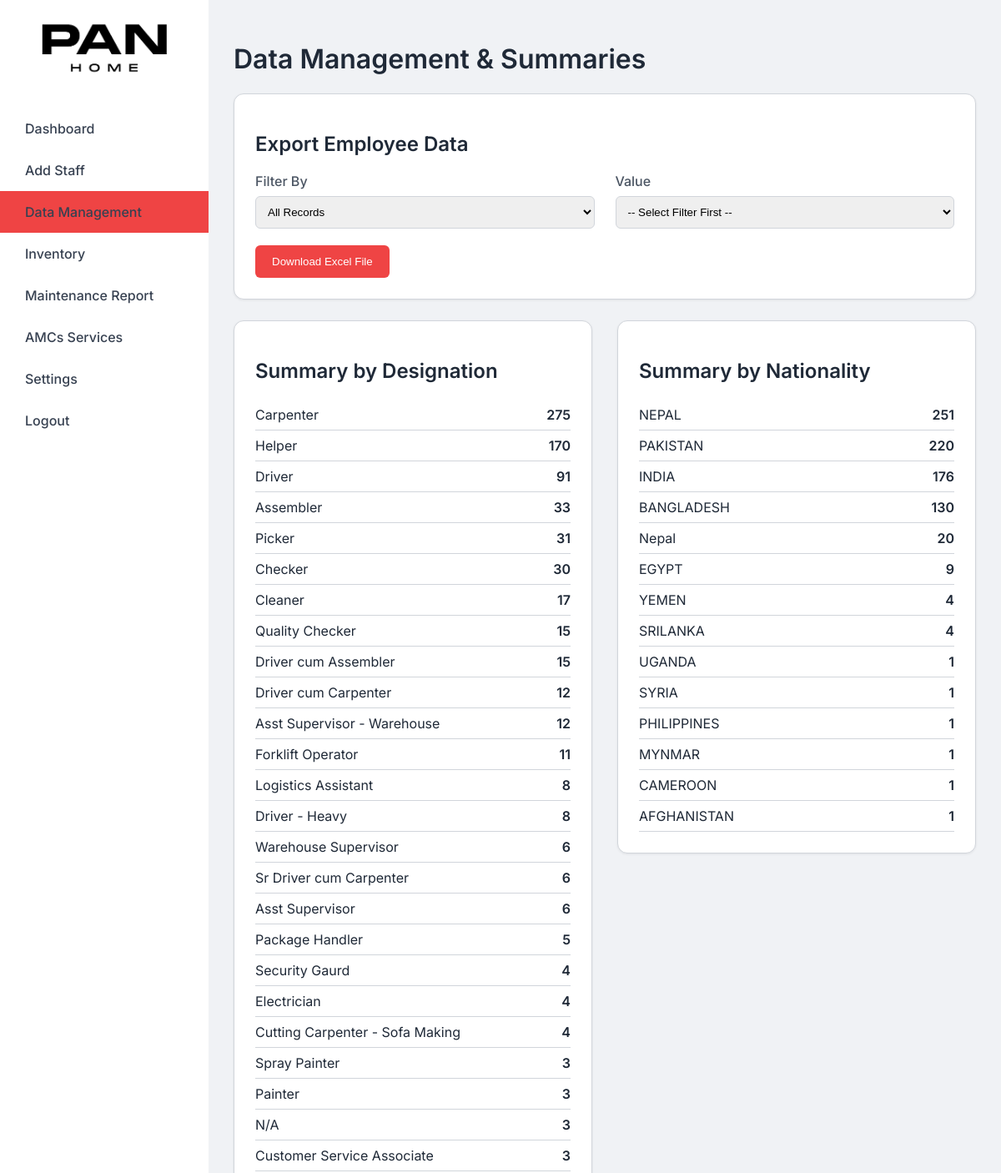
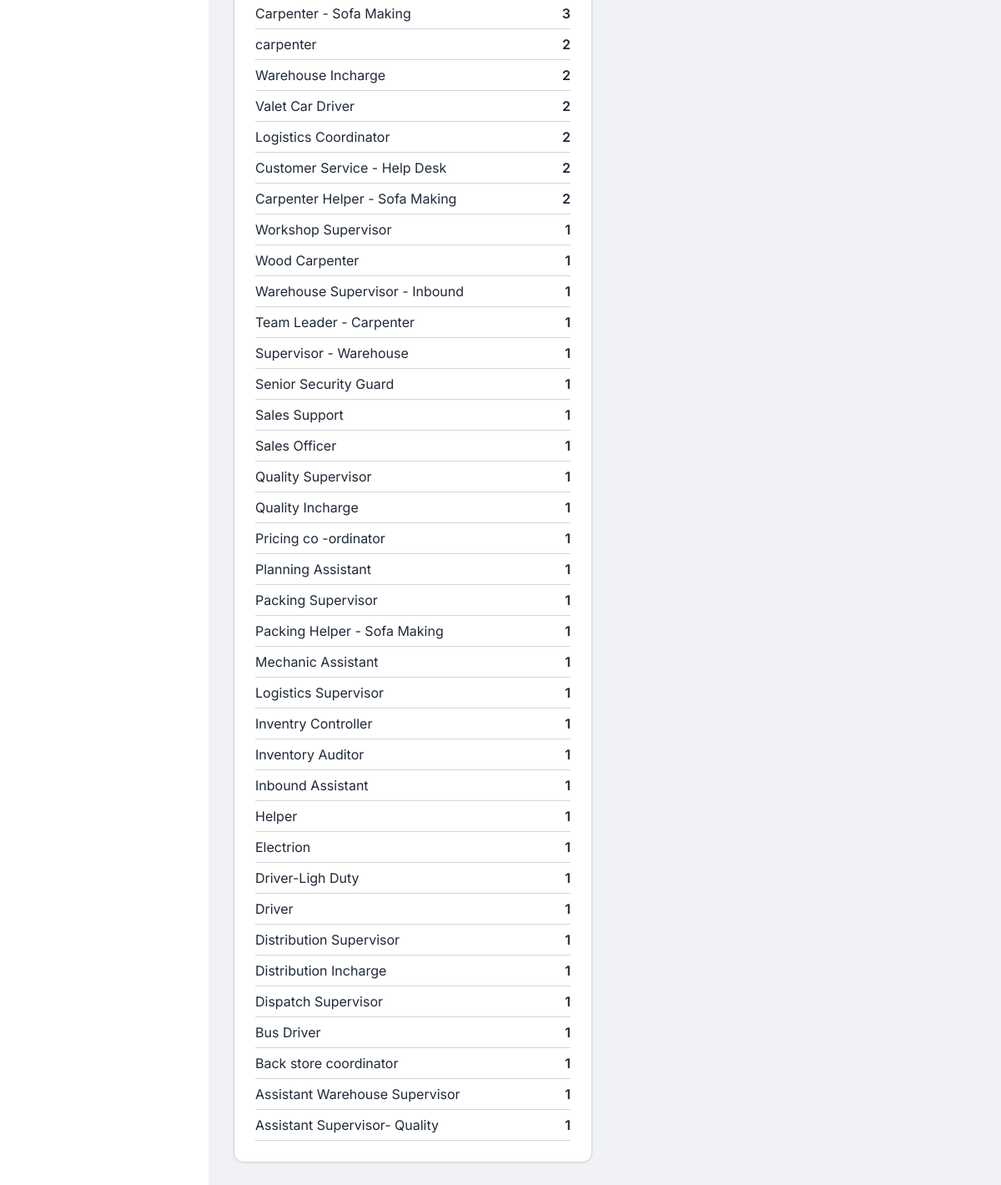
Page /data (signed in) on the committed database (2 pictures, top to bottom).
### app.py (models this page shows)
class Employee(db.Model):
    id = db.Column(db.Integer, primary_key=True)
    accommodation_name = db.Column(db.String(100))
    room = db.Column(db.String(50))
    emp_id = db.Column(db.String(50), unique=True)
    name = db.Column(db.String(100))
    designation = db.Column(db.String(100))
    nationality = db.Column(db.String(100))
    mobile_number = db.Column(db.String(20))
    status = db.Column(db.String(50), default='Active')
    food_variety = db.Column(db.String(100))
    meal_time = db.Column(db.String(100))
    location = db.Column(db.String(100))
    remarks = db.Column(db.String(255))
    check_out_date = db.Column(db.String(50))
    shift_out_date = db.Column(db.String(50))

### app.py (the view, shortened to what this page needs)
@app.route('/data', methods=['GET', 'POST'])
@login_required
def data_management():
    active_statuses = ['Active', 'Vacation', 'On Leave', 'Resigned', 'Terminated']
    locations_query = db.session.query(Employee.location).filter(Employee.location.isnot(None)).distinct().order_by(Employee.location).all()
    statuses_query = db.session.query(Employee.status).filter(Employee.status.isnot(None)).distinct().order_by(Employee.status).all()
    accommodations_query = Camp.query.order_by(Camp.name).all()
    accommodations_list = [{'name': camp.name} for camp in accommodations_query]
    designation_summary = db.session.query(Employee.designation, func.count(Employee.id)).filter(Employee.status.in_(active_statuses)).group_by(Employee.designation).order_by(func.count(Employee.id).desc()).all()
    nationality_summary = db.session.query(Employee.nationality, func.count(Employee.id)).filter(Employee.status.in_(active_statuses)).group_by(Employee.nationality).order_by(func.count(Employee.id).desc()).all()
    return render_template('data.html',
                           locations=[loc[0] for loc in locations_query if loc[0]],
                           statuses=[s[0] for s in statuses_query if s[0]],
                           accommodations=accommodations_list,
                           designation_summary=designation_summary,
                           nationality_summary=nationality_summary)

### app.py (called while the page is built)
@login_manager.user_loader
def load_user(user_id):
    return db.session.get(AppUser, int(user_id))

    def is_admin(self):
        return self.role == 'admin'

### templates/data.html (shortened to what this page needs)
{% extends "base.html" %}
{% block content %}
<h1>Data Management & Summaries</h1>
<div class="card">
    <h2>Export Employee Data</h2>
    <form method="POST" action="{{ url_for('data_management') }}">
        <div class="form-grid">
            <div class="form-group">
                <label for="download_type">Filter By</label>
                <select name="download_type" id="download_type">
                    <option value="all">All Records</option>
                </select>
            </div>
            <div class="form-group">
                <label for="filter_value">Value</label>
                <select name="filter_value" id="filter_value">
                    <option value="">-- Select Filter First --</option>
                </select>
            </div>
        </div>
        <button type="submit">Download Excel File</button>
    </form>
</div>
<div class="page-grid">
    <div class="card">
        <h2>Summary by Designation</h2>
        <table class="summary-table">
            <tbody>
                {% for designation, count in designation_summary %}
                <tr>
                    <td>{{ designation }}</td>
                    <td class="count">{{ count }}</td>
                </tr>
                {% else %}
                <tr>
                    <td>No data available.</td>
                </tr>
                {% endfor %}
            </tbody>
        </table>
    </div>
    <div class="card">
        <h2>Summary by Nationality</h2>
        <table class="summary-table">
            <tbody>
                {% for nationality, count in nationality_summary %}
                <tr>
                    <td>{{ nationality }}</td>
                    <td class="count">{{ count }}</td>
                </tr>
                {% else %}
                <tr>
                    <td>No data available.</td>
                </tr>
                {% endfor %}
            </tbody>
        </table>
    </div>
</div>
{% endblock %}

### templates/base.html (style rules this page uses)
:root { --sidebar-bg: #111827; --main-bg: #f9fafb; --card-bg: #ffffff; --text-primary: #1f2937; --text-secondary: #6b7280; --accent-color: #4f46e5; --border-color: #e5e7eb; --font-family: 'Inter', sans-serif; }
body.theme-light { --sidebar-bg: #ffffff; --main-bg: #f0f2f5; --card-bg: #ffffff; --text-primary: #1f2937; --text-secondary: #4b5563; --accent-color: #ef4444; --border-color: #d1d5db; }
body.font-inter { --font-family: 'Inter', sans-serif; }
body.font-size-normal { font-size: 16px; }
body { margin: 0; font-family: var(--font-family); background-color: var(--main-bg); color: var(--text-primary); }
.card { background-color: var(--card-bg); border: 1px solid var(--border-color); border-radius: 12px; box-shadow: 0 1px 3px 0 rgba(0,0,0,0.07); padding: 25px; margin-bottom: 25px; }
h1, h2, h3 { color: var(--text-primary); font-weight: 600; }

### templates/data.html (style rules this page uses)
.page-grid { display: grid; grid-template-columns: 1fr 1fr; gap: 30px; align-items: flex-start; }
.form-grid { display: grid; grid-template-columns: 1fr 1fr; gap: 0 25px; align-items: flex-end; }
.form-group { margin-bottom: 20px; }
.form-group label { display: block; margin-bottom: 8px; font-weight: 500; color: var(--text-secondary); }
.form-group select { width: 100%; padding: 10px; border: 1px solid var(--border-color); border-radius: 6px; }
.summary-table { width: 100%; border-collapse: collapse; }
.summary-table td { padding: 8px 0; border-bottom: 1px solid var(--border-color); }
.summary-table .count { text-align: right; font-weight: 600; }
button { background-color: var(--accent-color); color: white; border: none; padding: 12px 20px; border-radius: 6px; font-weight: 500; cursor: pointer; }

### rows in the picture
Employee: nationality "PAKISTAN", id "220"
Employee: nationality "BANGLADESH", id "130"

### other values in the picture
{{ designation }} "Carpenter" "Helper" "Driver" "Assembler" "Picker" "Checker" "Cleaner" "Quality Checker" "Driver cum Assembler" "Driver cum Carpenter" "Asst Supervisor - Warehouse" "Forklift Operator" "Logistics Assistant" "Driver - Heavy" "Warehouse Supervisor" "Sr Driver cum Carpenter" "Asst Supervisor" "Package Handler" "Security Gaurd" "Electrician" "Cutting Carpenter - Sofa Making" "Spray Painter" "Painter" "N/A" "Customer Service Associate" "Carpenter - Sofa Making" "carpenter" "Warehouse Incharge" "Valet Car Driver" "Logistics Coordinator" "Customer Service - Help Desk" "Carpenter Helper - Sofa Making" "Workshop Supervisor" "Wood Carpenter" "Warehouse Supervisor - Inbound" "Team Leader - Carpenter" "Supervisor - Warehouse" "Senior Security Guard" "Sales Support" "Sales Officer" "Quality Supervisor" "Quality Incharge" "Pricing co -ordinator" "Planning Assistant" "Packing Supervisor" "Packing Helper - Sofa Making" "Mechanic Assistant" "Logistics Supervisor" "Inventry Controller" "Inventory Auditor" "Inbound Assistant" "Helper" "Electrion" "Driver-Ligh Duty" "Driver" "Distribution Supervisor" "Distribution Incharge" "Dispatch Supervisor" "Bus Driver" "Back store coordinator" "Assistant Warehouse Supervisor" "Assistant Supervisor- Quality"
{{ count }} "275" "170" "91" "33" "31" "30" "17" "15" "15" "12" "12" "11" "8" "8" "6" "6" "6" "5" "4" "4" "4" "3" "3" "3" "3" "3" "2" "2" "2" "2" "2" "2" "1" "1" "1" "1" "1" "1" "1" "1" "1" "1" "1" "1" "1" "1" "1" "1" "1" "1" "1" "1" "1" "1" "1" "1" "1" "1" "1" "1" "1" "1"
{{ nationality }} "NEPAL" "INDIA" "Nepal" "EGYPT" "YEMEN" "SRILANKA" "UGANDA" "SYRIA" "PHILIPPINES" "MYNMAR" "CAMEROON" "AFGHANISTAN"
{{ count }} "251" "176" "20" "9" "4" "4" "1" "1" "1" "1" "1" "1"
